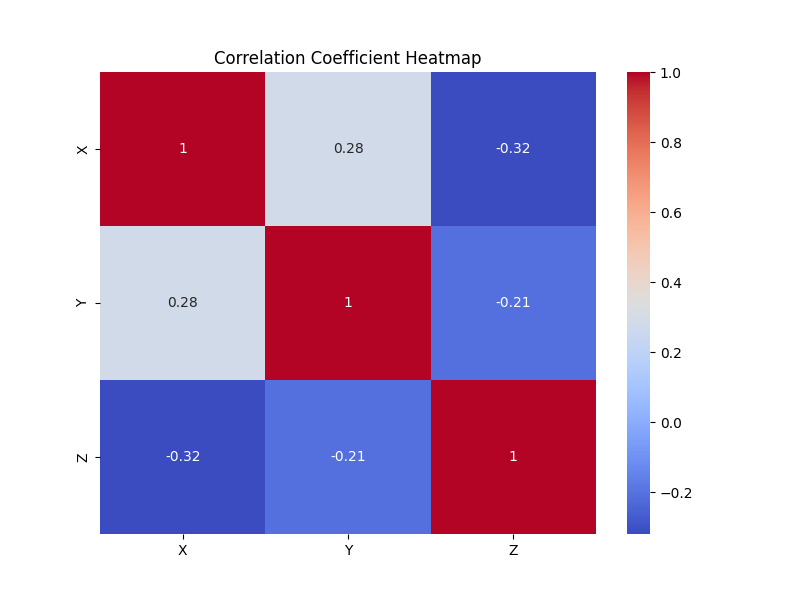

This figure's Python source:
import pandas as pd
import numpy as np
import matplotlib.pyplot as plt
import seaborn as sns

data = {
'X': np.random.randint(1, 100, 50),'Y': np.random.randint(1, 100, 50),
'Z': np.random.randint(1, 100, 50)
}
df = pd.DataFrame(data)

correlation_matrix = df.corr()
print("Correlation Coefficients:\n", correlation_matrix)

plt.figure(figsize=(8, 6))
sns.heatmap(correlation_matrix, annot=True, cmap='coolwarm')
plt.title("Correlation Coefficient Heatmap")
plt.show()

plt.scatter(df['X'], df['Y'], color='blue')
plt.xlabel('X')
plt.ylabel('Y')
plt.title('Scatter Plot between X and Y')
plt.show()

plt.scatter(df['X'], df['Z'], color='green')
plt.xlabel('X')
plt.ylabel('Z')
plt.title('Scatter Plot between X and Z')
plt.show()
